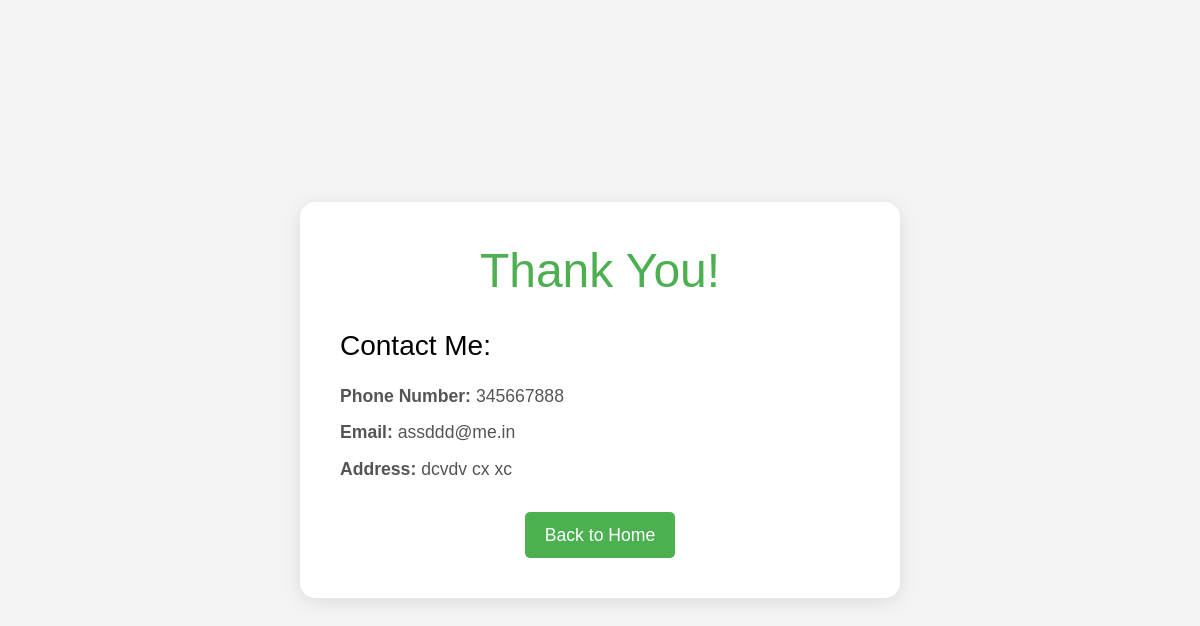
The app's page /contact/ (signed in) with its own data.
### Portfolio_app/models.py (models this page shows, shortened)
class ContactInfo(models.Model):
    user_profile = models.OneToOneField(UserProfile, on_delete=models.CASCADE)
    phone_number = models.CharField(max_length=15, blank=True, null=True)
    email = models.EmailField(max_length=255, blank=True, null=True)
    address = models.TextField(blank=True, null=True)

### Portfolio_app/views.py (the view)
# urls.py: path('contact/', views.contact_me, name='contact_me'),
def contact_me(request):
    user_profile = get_object_or_404(UserProfile, user=request.user)
    contact_info = get_object_or_404(ContactInfo, user_profile=user_profile)
    return render(request, 'contact_me.html', {'contact_info': contact_info})

### Portfolio_app/Templates/contact_me.html (shortened to what this page needs)
<!DOCTYPE html>
<html lang="en">
<head>
    <link rel="stylesheet" href="https://stackpath.bootstrapcdn.com/bootstrap/4.5.2/css/bootstrap.min.css">
</head>
<body>
    <div class="container">
        <h1>Thank You!</h1>
        <h3>Contact Me:</h3>
        <div class="contact-details">
            <p><strong>Phone Number:</strong> {{ contact_info.phone_number }}</p>
            <p><strong>Email:</strong> {{ contact_info.email }}</p>
            <p><strong>Address:</strong> {{ contact_info.address }}</p>
        </div>
        <a href="{% url 'home' %}" class="btn btn-secondary">Back to Home</a>
    </div>
</body>
</html>

### Portfolio_app/Templates/contact_me.html (style rules this page uses)
body { font-family: 'Arial', sans-serif; background-color: #f4f4f4; margin: 0; padding: 0; display: flex; justify-content: center; align-items: center; height: 100vh; }
.container { text-align: center; max-width: 600px; padding: 40px; background-color: white; border-radius: 15px; box-shadow: 0 4px 20px rgba(0, 0, 0, 0.1); }
h1 { font-size: 3em; color: #4CAF50; margin-bottom: 30px; }
h3 { color: black; text-align: left; }
.contact-details { margin-top: 20px; text-align: left; }
.contact-details p { margin: 10px 0; font-size: 1.1em; color: #555; }
.btn-secondary { margin-top: 20px; background-color: #4CAF50; border: none; padding: 10px 20px; color: white; font-size: 1.1em; border-radius: 5px; transition: background-color 0.3s ease; }

### records on screen
ContactInfo: phone_number "345667888", email "assddd@me.in", address "dcvdv cx xc"
